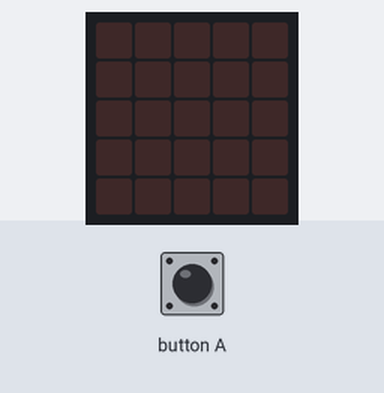
Recording of a program running on a simulated BBC micro:bit running MicroPython. Parts: the board's 5×5 LED display. The inputs (shaded band) are chosen by the test bench. Dim RGB values are drawn brighter than linear.

Above: at 1.2 s.
1.3 s: button A pressed for 0.15 s
At 1.35 s:
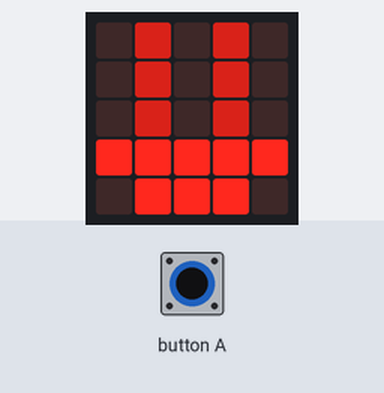
At 1.76 s:
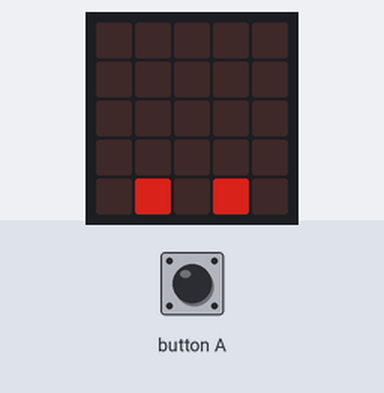
Timing chart, 0 to 4.3 s (numbered marks = the images above; inputs shaded):
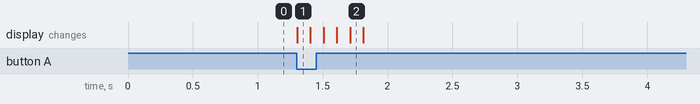

The program:

boat_list.py
```python
from microbit import *

boat1 = Image("05050:05050:05050:99999:09990")

boat2 = Image("00000:"
              "05050:"
              "05050:"
              "05050:"
              "99999")

boat3 = Image("00000:"
              "00000:"
              "05050:"
              "05050:"
              "05050")

boat4 = Image("00000:"
              "00000:"
              "00000:"
              "05050:"
              "05050")

boat5 = Image("00000:"
              "00000:"
              "00000:"
              "00000:"
              "05050")

boat6 = Image("00000:"
              "00000:"
              "00000:"
              "00000:"
              "00000")

all_boats = [boat1, boat2, boat3, boat4, boat5, boat6]

while True:
    if button_a.was_pressed():
        display.show(all_boats, delay=100)
        # display.show(boat1)
        sleep(1000)
        display.clear()
    sleep(50)
```

Measured:
- after the input at 1.3 s, the display: changes at once (image 1)
